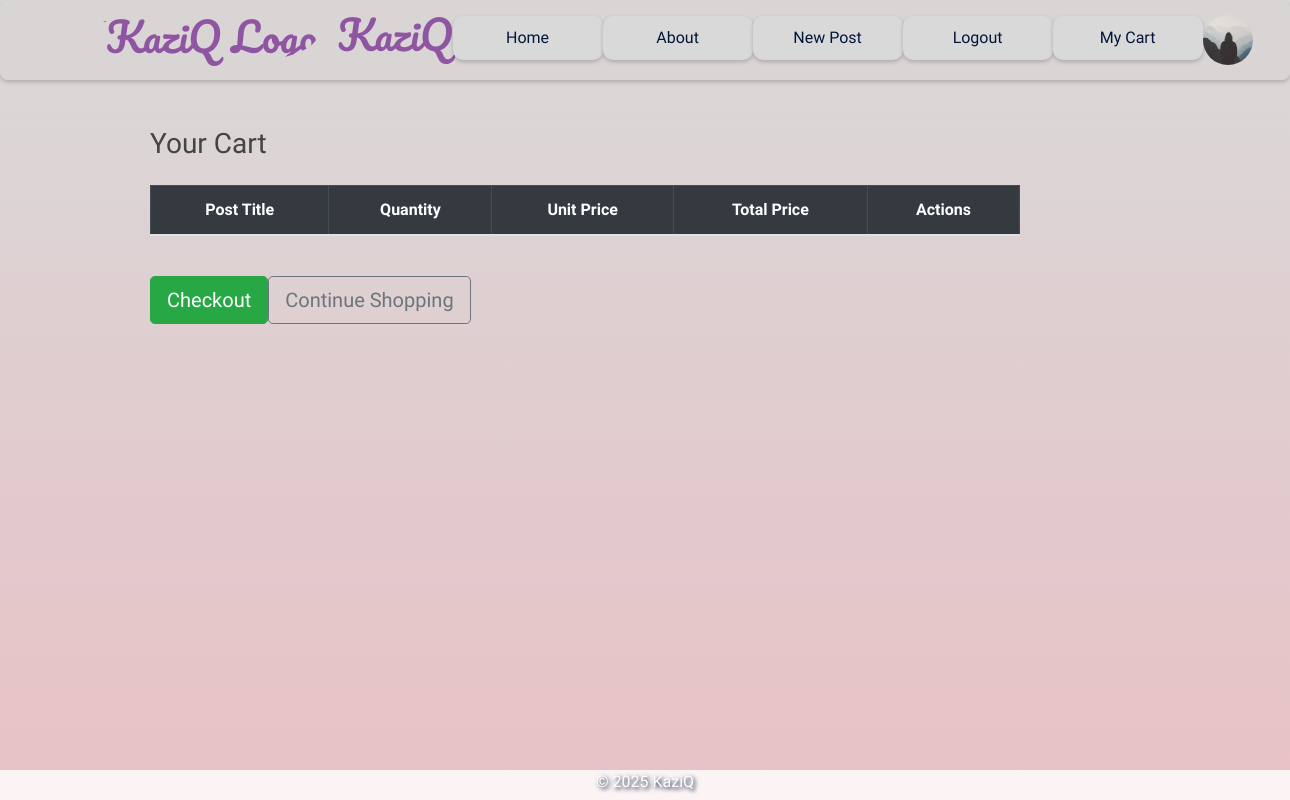
Page /cart (signed in) on the earlier database version.
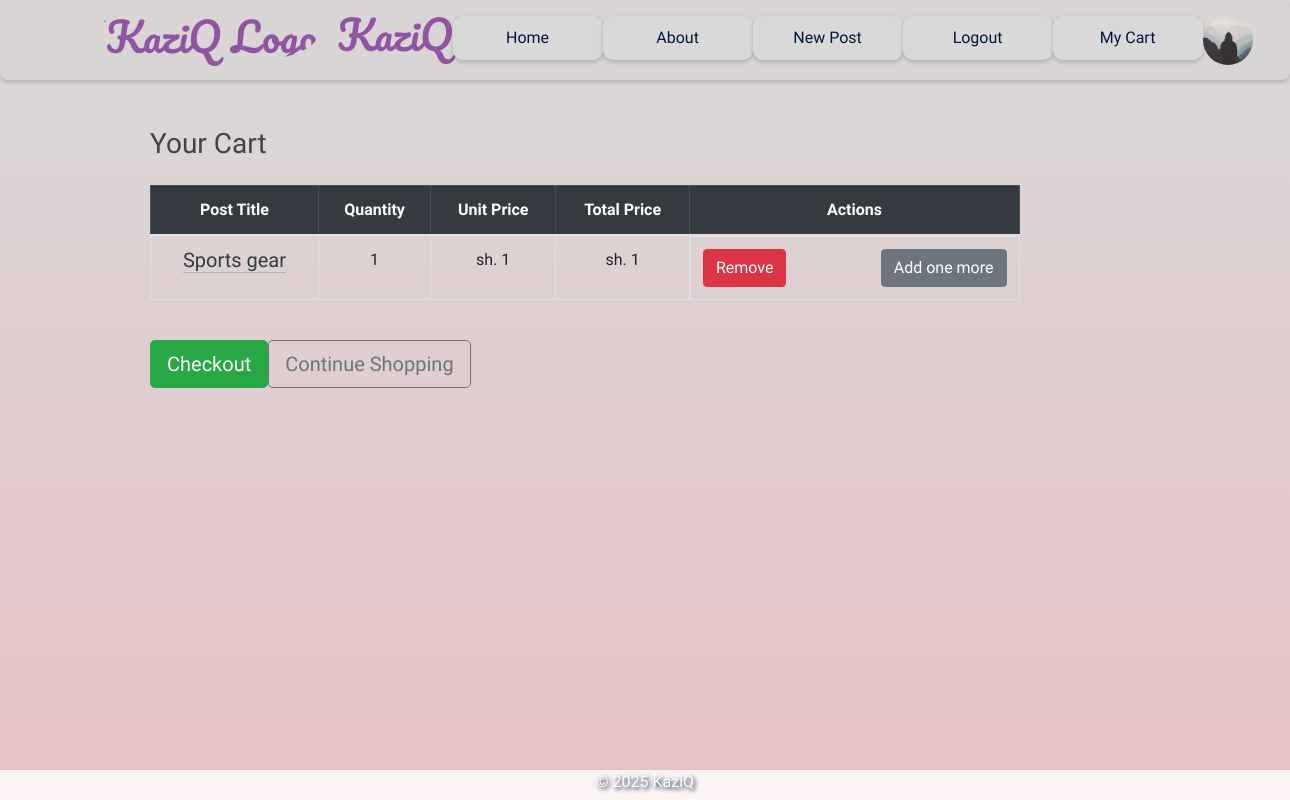
Same page on the later database version.
### flaskblog/models.py (models this page shows, shortened)
class CartItem(db.Model):
    id = db.Column(db.Integer, primary_key=True)
    user_id = db.Column(db.Integer, db.ForeignKey('user.id'), nullable=False)
    post_id = db.Column(db.Integer, db.ForeignKey('post.id'), nullable=False)
    quantity = db.Column(db.Integer, default=1)

class Post(db.Model):
    id = db.Column(db.Integer, primary_key=True)
    title = db.Column(db.String(100), nullable=False)
    date_posted = db.Column(db.DateTime, nullable=False, default=datetime.utcnow)
    content = db.Column(db.Text, nullable=False)
    unit = db.Column(db.String(20), nullable=False, default='')
    price = db.Column(db.String(20), nullable=False, default='')
    user_id = db.Column(db.Integer, db.ForeignKey('user.id'), nullable=False)
    image_file = db.Column(db.String(20), nullable=True)
    cart_items = db.relationship('CartItem', backref='post', lazy=True)
    category = db.Column(db.String(50), nullable=False)

### flaskblog/routes.py (the view)
@app.route('/cart')
@login_required
def view_cart():
    cart_items = CartItem.query.filter_by(user_id=current_user.id).all()
    return render_template('cart.html', title='Your Cart', cart_items=cart_items)

### flaskblog/__init__.py (called while the page is built)
@login_manager.user_loader
def load_user(user_id):
    return User.query.get(int(user_id))

@app.context_processor
def inject_min_max():
    return dict(min=min, max=max)

### flaskblog/templates/cart.html (shortened to what this page needs)
{% extends "layout.html" %}
{% block content %}
<div class="cart container mt-4">
    <h3 class="mb-4 text-center">Your Cart</h3>
    <div class="table-responsive">
        <table class="table table-bordered table-hover text-center">
            <thead class="table-dark">
                <tr>
                    <th>Post Title</th>
                    <th>Quantity</th>
                    <th>Unit Price</th>
                    <th>Total Price</th>
                    <th colspan="2">Actions</th>
                </tr>
            </thead>
            <tbody>
                {% for item in cart_items %}
                <tr>
                    <td>
                        <h5>
                            <a class="article-title text-decoration-none text-dark"
                               href="{{ url_for('post', post_id=item.post.id) }}">
                                {{ item.post.title }}
                            </a>
                        </h5>
                    </td>
                    <td>{{ item.quantity }}</td>
                    <td>sh. {{ item.post.price }}</td>
                    <td>sh. {{ item.post.price|int * item.quantity }}</td>
                    <td class="d-flex justify-content-between">
                        <form action="{{ url_for('remove_from_cart', item_id=item.id) }}" method="POST">
                            <button type="submit" class="btn btn-danger">Remove</button>
                        </form>
                        <form action="{{ url_for('add_to_cart', post_id=item.post.id) }}" method="POST">
                            <button type="submit" class="btn btn-secondary ml-3">Add one more</button>
                        </form>
                    </td>
                </tr>
                {% endfor %}
            </tbody>
        </table>
    </div>
    <div class="d-flex justify-content-between mt-4">
        <a href="{{ url_for('checkout') }}" class="btn btn-success btn-lg">Checkout</a>
        <a href="{{ url_for('home') }}" class="btn btn-outline-secondary btn-lg">Continue Shopping</a>
    </div>
</div>
{% endblock %}

Differences in the rows shown:
added CartItem: post "Sports gear", quantity "1", post.price "1", item.post.price|int*item.quantity "1"
